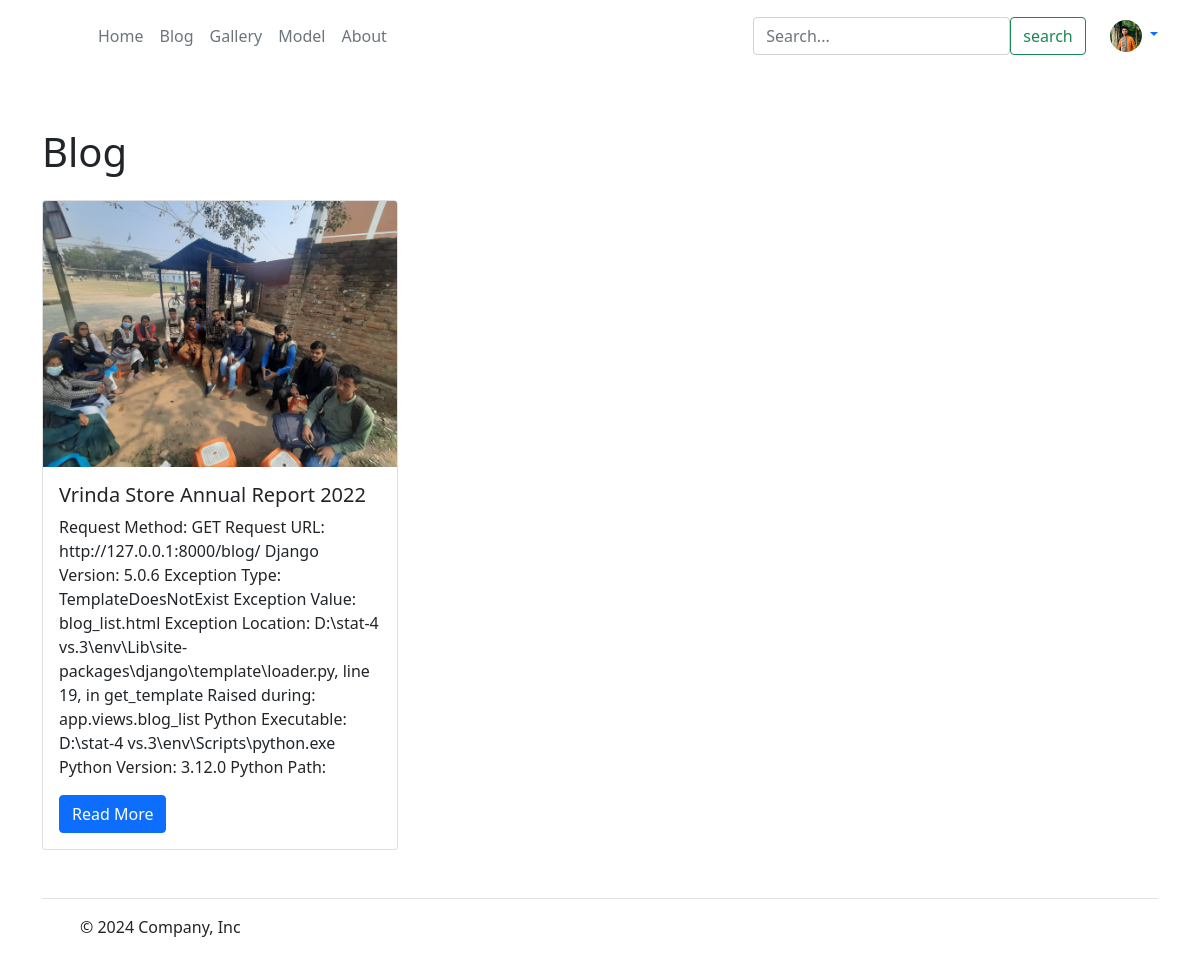
Page /blog/ (signed in) on the committed database.
### app/models.py (models this page shows, shortened)
class Student(models.Model):
  user = models.ForeignKey(User,on_delete=models.CASCADE)
  name = models.CharField(max_length=200)
  university_name = models.CharField(max_length=200)
  department = models.CharField(max_length=50)
  batch = models.CharField(max_length=50)
  roll = models.IntegerField()
  address = models.CharField(max_length=100)
  student_img = models.ImageField(upload_to='student/')

class BlogPost(models.Model):
    title = models.CharField(max_length=200)
    slug = models.SlugField(unique=True, blank=True)
    content = models.TextField()
    excerpt = models.TextField()
    image = models.ImageField(upload_to='blog/')
    published_date = models.DateTimeField(auto_now_add=True)

### app/views.py (the view)
# urls.py: path('blog/', views.blog_list, name='blog_list'),
def blog_list(request):
    posts = BlogPost.objects.all().order_by('-published_date')
    return render(request, 'app/blog_list.html', {'posts': posts})

### app/context_processors.py (called while the page is built)
def student_processor(request):
    if request.user.is_authenticated:
        try:
            student = Student.objects.get(user=request.user)
        except Student.DoesNotExist:
            student = None
    else:
        student = None
    return {'student': student}

### app/templates/app/blog_list.html (shortened to what this page needs)
{% extends 'app/base.html' %}
{% block main--content %}
<div class="container mt-5">
    <h1 class="mb-4">Blog</h1>
    <div class="row">
        {% for post in posts %}
        <div class="col-md-4 mb-4">
            <div class="card h-100">
                <img src="{{ post.image.url }}" class="card-img-top" alt="{{ post.title }}">
                <div class="card-body">
                    <h5 class="card-title">{{ post.title }}</h5>
                    <p class="card-text">{{ post.excerpt }}</p>
                    <a href="{% url 'blog_detail' post.slug %}" class="btn btn-primary">Read More</a>
                </div>
            </div>
        </div>
        {% endfor %}
    </div>
</div>
{% endblock %}

### app/templates/app/base.html (shortened to what this page needs)
<!DOCTYPE html>
{% load static %}
<html lang="en">
  <head>
    <link
      href="https://cdn.jsdelivr.net/npm/bootstrap@5.0.2/dist/css/bootstrap.min.css"
      rel="stylesheet"
    />
    <link rel="stylesheet" href="{% static 'app/css/owl.carousel.min.css' %}" />
    <link rel="stylesheet" href="{% static 'app/css/all.min.css' %}" />
    <link rel="stylesheet" href="{% static 'app/css/style.css' %}" />
    <link rel="stylesheet" href="{% static 'app/css/gallery.css' %}" />
    <link rel="stylesheet" href="{% static 'app/css/about.css' %}" />
    <link rel="stylesheet" href="{% static 'app/css/model.css' %}" />
  </head>
  <body>
    <header>
      <div class="container">
        <div
          class="d-flex flex-wrap align-items-center justify-content-center justify-content-lg-start mt-lg-3"
        >
          <a
            href="/"
            class="d-flex align-items-center mb-2 mb-lg-0 text-white text-decoration-none"
          >
            <svg
              class="bi me-2"
              width="40"
              height="32"
              role="img"
              aria-label="Bootstrap"
            >
              <use xlink:href="#bootstrap"></use>
            </svg>
          </a>
          <ul
            class="nav col-12 col-lg-auto me-lg-auto mb-2 justify-content-center mb-md-0"
          >
            <li>
              <a href="{% url 'home' %}" class="nav-link px-2 text-secondary"
                >Home</a
              >
            </li>
            <li>
              <a href="{% url 'blog_list' %}" class="nav-link px-2 text-secondary">Blog</a>
            </li>
            <li>
              <a href="{% url 'gallery' %}" class="nav-link px-2 text-secondary"
                >Gallery</a
              >
            </li>
            <li><a href="#" class="nav-link px-2 text-secondary">Model</a></li>
            <li>
              <a href="{% url 'about' %}" class="nav-link px-2 text-secondary"
                >About</a
              >
            </li>
          </ul>
          <form
            class="col-12 col-lg-auto mb-3 mb-lg-0 me-lg-3 d-flex justify-content-between"
            role="search"
          >
            <input
              type="search"
              class="form-control form-control-dark text-bg-success"
              placeholder="Search..."
              aria-label="Search"
            />
            <button type="submit" class="btn btn-outline-success me-2">
              search
            </button>
          </form>
          {% if request.user.is_authenticated %}
          <div class="dropdown text-end">
            <a
              href="#"
              class="d-block link-body-emphasis text-decoration-none dropdown-toggle"
              data-bs-toggle="dropdown"
              aria-expanded="false"
            >
              <img
                src="{{ student.student_img.url }}"
                alt="{{ student.name }}"
                width="32"
                height="32"
                class="rounded-circle"
              />
            </a>
          </div>
          {% endif %}
        </div>
        <br />
      </div>
    </header>
    {% block main--content %} {% endblock main--content %}
    <div class="container">
      <footer
        class="d-flex flex-wrap justify-content-between align-items-center py-3 my-4 border-top"
      >
        <div class="col-md-4 d-flex align-items-center">
          <a
            href="/"
            class="mb-3 me-2 mb-md-0 text-body-secondary text-decoration-none lh-1"
          >
            <svg class="bi" width="30" height="24">
              <use xlink:href="#bootstrap"></use>
            </svg>
          </a>
          <span class="mb-3 mb-md-0 text-body-secondary"
            >© 2024 Company, Inc</span
          >
        </div>
        <ul class="nav col-md-4 justify-content-end list-unstyled d-flex">
          <li class="ms-3">
            <a class="text-body-secondary" href="#"
              ><svg class="bi" width="24" height="24">
                <use xlink:href="#twitter"></use></svg
            ></a>
          </li>
          <li class="ms-3">
            <a class="text-body-secondary" href="#"
              ><svg class="bi" width="24" height="24">
                <use xlink:href="#instagram"></use></svg
            ></a>
          </li>
          <li class="ms-3">
            <a class="text-body-secondary" href="#"
              ><svg class="bi" width="24" height="24">
                <use xlink:href="#facebook"></use></svg
            ></a>
          </li>
        </ul>
      </footer>
    </div>
  </body>
</html>

### app/static/app/css/gallery.css (style rules this page uses)
* { box-sizing: border-box; }

### rows in the picture
Student: student_img (picture)
BlogPost: image (picture), title "Vrinda Store Annual Report 2022", excerpt "Request Method: GET Request URL: http://127.0.0.1:8000/blog/ Django Version: 5.0.6 Exception Type: TemplateDoesNotExist Exception Value: blog_list.html Exception Location: D:\\stat-4 vs.3\\env\\Lib\\site-packages\\django\\template\\loader.py, line 19, in get_template Raised during: app.views.blog_list Python Executable: D:\\stat-4 vs.3\\env\\Scripts\\python.exe Python Version: 3.12.0 Python Path:"
